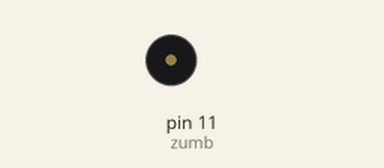
The sketch below on a simulated Arduino Uno, built with avr-gcc and run on an emulated ATmega328P. Parts: buzzer (waves = sounding, pin HIGH).

Above: at 0.2 s.
Timing chart, 0 to 1.7 s (numbered marks = the images above):
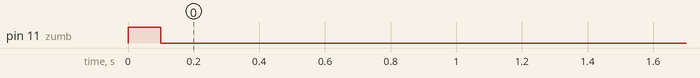

The sketch:

prueba_zumbador.ino
```cpp
const int zumb=11;
int tiempo=100;

void setup() {
pinMode (zumb,OUTPUT);
digitalWrite (zumb,HIGH);
delay (100);
digitalWrite (zumb,LOW);

}

void loop() {
  // put your main code here, to run repeatedly:

}
```
